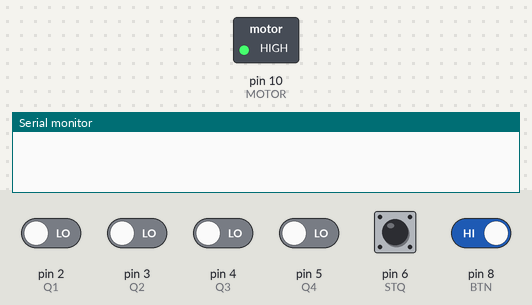
Recording of a sketch running on a simulated Arduino Uno, built with avr-gcc and run on an emulated ATmega328P. On the bench: switched loads named in the sketch (green lamp = pin HIGH), the last lines printed to the serial monitor. The test bench sets the inputs (shaded band); at power-on: pin 6 (STQ), pin 8 (BTN) HIGH, pin 2 (Q1), pin 3 (Q2), pin 4 (Q3), pin 5 (Q4) LOW.

Above: at 2.8 s.
2.9 s: pin 2 (Q1) driven HIGH and pin 8 (BTN) driven LOW
At 3.3 s:
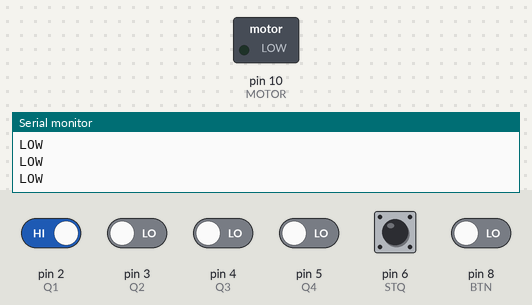
4.4 s: pin 2 (Q1) driven LOW
At 5.2 s:
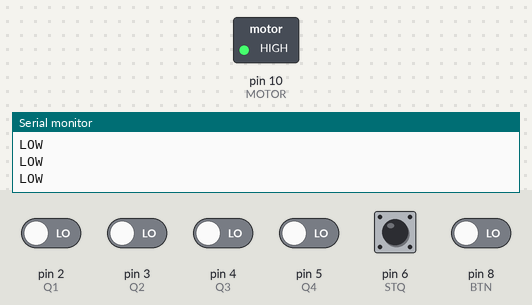
5.9 s: pin 2 (Q1) driven HIGH
At 6.5 s:
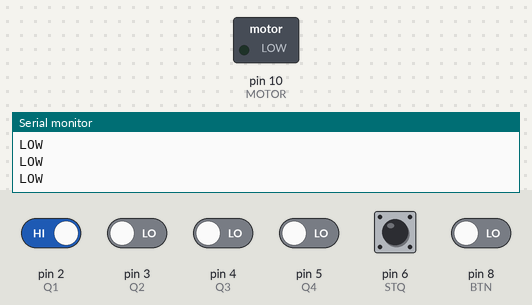
8.9 s: pin 8 (BTN) driven HIGH
At 10.8 s:
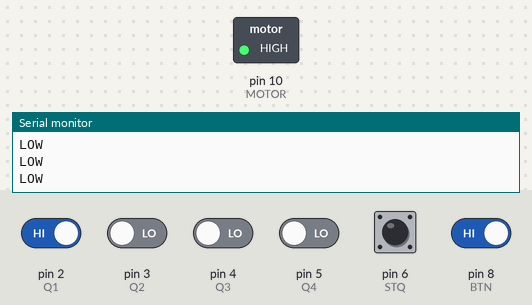
11.4 s: pin 8 (BTN) driven LOW
At 12.2 s:
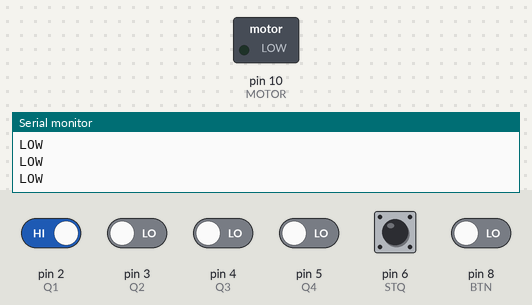
Timing chart, 0 to 14.4 s (numbered marks = the images above; inputs shaded):
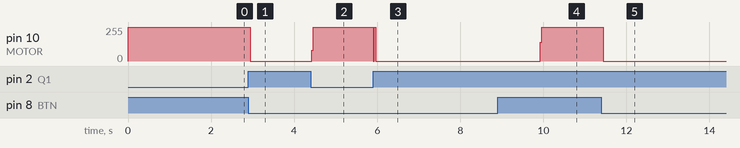

Measured:
- after the input at 2.9 s, pin 10 (MOTOR): 255/255 → 0/255 at once
- after the input at 4.4 s, pin 10 (MOTOR): 0/255 → 255/255 at once
- after the input at 5.9 s, pin 10 (MOTOR): 255/255 → 0/255 at once
- after the input at 8.9 s, pin 10 (MOTOR): 0/255 → 255/255 after 1.0 s
- after the input at 11.4 s, pin 10 (MOTOR): 255/255 → 0/255 at once

The sketch:

Pholli_DTMF_Motor.ino
```cpp
#define Q1 2
#define Q2 3
#define Q3 4
#define Q4 5
#define STQ 6
#define MOTOR 10
#define BTN 8

int DTMFdata;
unsigned long time;
bool pressed = false;
long start;
int mul;
long wait;

void setup() {
  Serial.begin(9600);

  //DTMF pin
  pinMode(Q1, INPUT);
  pinMode(Q2, INPUT);
  pinMode(Q3, INPUT);
  pinMode(Q4, INPUT);
  pinMode(STQ, INPUT_PULLUP);

  pinMode(MOTOR, OUTPUT);
  pinMode(BTN, INPUT_PULLUP);
}

void loop() {
  DTMFdata = 0;
  if(digitalRead(STQ) == HIGH){
    if(digitalRead(Q1) == HIGH){
      DTMFdata = DTMFdata + 1;
    }
    if(digitalRead(Q2) == HIGH){
      DTMFdata = DTMFdata + 2;
    }
    if(digitalRead(Q3) == HIGH){
      DTMFdata = DTMFdata + 4;
    }
    if(digitalRead(Q4) == HIGH){
      DTMFdata = DTMFdata + 8;
    }
    mul = DTMFdata;
    wait = mul * 1000;
  }
  if(digitalRead(BTN) == LOW){
    Serial.println("LOW");
    pressed = true;
    start = millis();
  }

  digitalWrite(MOTOR, HIGH);

  if(pressed){
    if((millis() - start) < wait){
      digitalWrite(MOTOR, LOW);
      Serial.println("LOW");
    }else{
      pressed = false;
//      Serial.println("HIGH");
    }
  }
}
```
